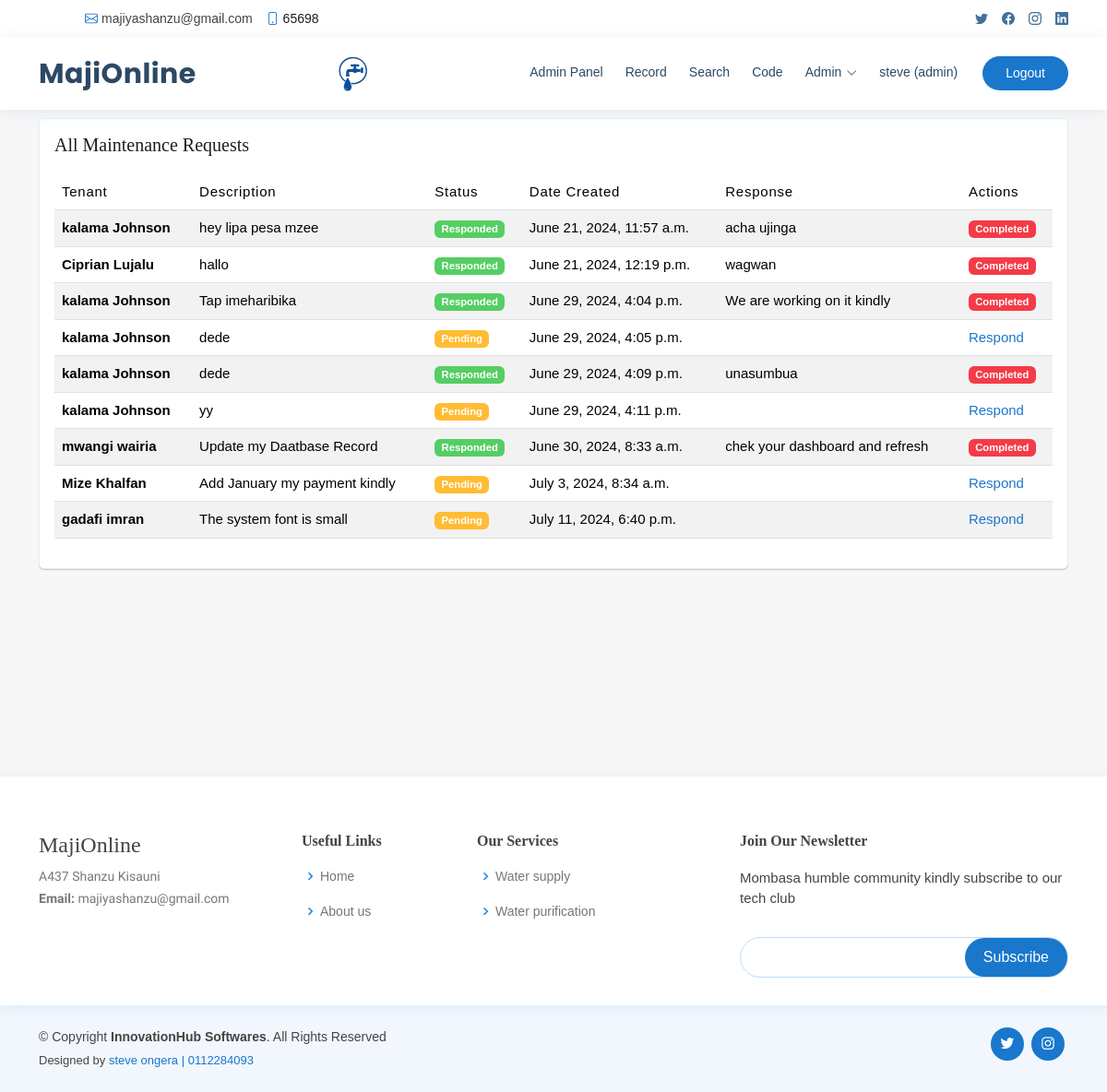
The page /maintenance/requests/ (signed in) on the database its author committed.
### Record/models.py (models this page shows, shortened)
class Profile(models.Model):
    USER_TYPE_CHOICES = [
        ('guest', 'Guest'),
        ('admin', 'Admin'),
        ('developer', 'Developer'),
    ]
    user = models.OneToOneField(User, on_delete=models.CASCADE)
    user_type = models.CharField(max_length=20, choices=USER_TYPE_CHOICES)

class MaintenanceRequest(models.Model):
    tenant = models.ForeignKey(Tenant, on_delete=models.CASCADE)
    description = models.TextField()
    status = models.CharField(max_length=20, choices=[
        ('pending', 'Pending'),
        ('in_progress', 'In Progress'),
        ('completed', 'Completed'),
    ], default='pending')
    date_created = models.DateTimeField(auto_now_add=True)
    date_completed = models.DateTimeField(null=True, blank=True)
    response = models.TextField(blank=True)

class Tenant(models.Model):
    user_name = models.CharField(max_length=100)
    identification_number = models.CharField(max_length=20, unique=True)
    first_name = models.CharField(max_length=100)
    last_name = models.CharField(max_length=100)
    email = models.EmailField()
    phone = models.CharField(max_length=20)
    address = models.TextField()
    avatar = models.ImageField(upload_to='media', default='media/avatar.svg')
    house = models.ForeignKey(House,  on_delete=models.CASCADE)
    tap_no = models.CharField(max_length=100 , null=True, blank=True)

### Record/views.py (the view)
# urls.py: path('maintenance/requests/', views.maintenance_request_list, name='maintenance_request_list'),
def maintenance_request_list(request):
    if request.user.profile.user_type == 'admin':
        requests = MaintenanceRequest.objects.all()
    else:
       current_tenant = Tenant.objects.get(user_name=request.user.username)
       requests = MaintenanceRequest.objects.filter(tenant=current_tenant)
    context = {
        'requests': requests,
    }
    return render(request, 'maintenance_request_list.html', context)

### templates/maintenance_request_list.html (shortened to what this page needs)
{% extends 'base.html' %}
{% load static %}
{% block content %}
<link href="{% static 'assets/css/style2.css'%}" rel="stylesheet">
{% if request.user.is_authenticated %}
{% with profile=request.user.profile %}
{% if profile.user_type == 'admin' %}
</head>
<br>
<br>
<br>
<main id="main" class="main">
<section class="section">
    <div class="container">
        <div class="row">
                <div class="col-lg-12">
                    <div class="card">
                        <div class="card-body">
                        <h5 class="card-title">All Maintenance Requests</h5>
                        <div class="table-responsive">
                            <table class="table table-striped">
                                <thead>
                                <tr>
                                    <th>Tenant</th>
                                        <th scope="col" >Description</th>
                                        <th scope="col" >Status</th>
                                        <th scope="col">Date Created</th>
                                        <th scope="col">Response </th>
                                        <th scope="col">Actions</th>
                                </tr>
                                </thead>
                                <tbody>
                                    {% for request in requests %}
                                <tr>
                                    <th scope="row">{{ request.tenant.first_name }} {{ request.tenant.last_name }}</th>
                                    <td>{{ request.description }}</td>
                                    <td>{% if request.status == 'responded' %}
                                        <span class="badge bg-success">Responded</span>
                                        {% else %}
                                        <span class="badge bg-warning">Pending</span>
                                        {% endif %}
                                    </td>
                                    <td>{{ request.date_created }}</td>
                                    <td>{{ request.response }} </td>
                                            <td> {% if request.status != 'responded' %}
                                                <a href="{% url 'respond_to_request' request.id %}">Respond</a>
                                                {% else %}
                                                <span class="badge bg-primary">Completed</span>
                                                {% endif %}
                                            </td>
                                </tr>
                                {% endfor %}
                                </tbody>
                            </table>
                        </div>
                        </div>
                    </div>
                </div>
        </div>
        </div>
</section>
</main>
{% endif %}
{% endwith %}
{% endif %}
{% endblock %}

### templates/navbar.html (shortened to what this page needs)
{% load static %}
<div id="topbar" class="d-flex align-items-center fixed-top">
    <div class="container d-flex justify-content-between">
      <div class="contact-info d-flex align-items-center">
        <i class="bi bi-envelope"></i> <a href="mailto:majiyashanzu@gmail.com">majiyashanzu@gmail.com</a>
        <i class="bi bi-phone"></i> 65698
      </div>
      <div class="d-none d-lg-flex social-links align-items-center">
        <a href="#" class="twitter"><i class="bi bi-twitter"></i></a>
        <a href="#" class="facebook"><i class="bi bi-facebook"></i></a>
        <a href="#" class="instagram"><i class="bi bi-instagram"></i></a>
        <a href="#" class="linkedin"><i class="bi bi-linkedin"></i></i></a>
      </div>
    </div>
  </div>
  <header id="header" class="fixed-top">
    <div class="container d-flex align-items-center">
      <h1 class="logo me-auto"><a href="{% url 'home'%}">MajiOnline</a></h1>
      <a href="{% url 'home'%}" class="logo me-auto"><img src="{% static 'assets/img/logotap.png'%}" alt="xx" class="img-fluid"></a>
      <nav id="navbar" class="navbar order-last order-lg-0">
        <ul>
          {% if request.user.is_authenticated %}
          {% with profile=request.user.profile %}
          {% if profile.user_type == 'guest' %}
            <li><a class="nav-link scrollto" href="{% url 'dashboard' %}">Dashboard</a></li>
            <li><a class="nav-link scrollto" href="{% url 'maintenance_request_list' %}">Reports</a></li>
            {% elif profile.user_type == 'admin' %}
            <li><a class="nav-link scrollto" href="{% url 'admin_dashboard' %}">Admin Panel</a></li>
            <li> <a class="nav-link scrollto" href="{% url 'payment_status'%}"> Record </a> </li>
            <li> <a class="nav-link scrollto" href="{% url 'search_tenant'%}"> Search  </a> </li>
            <li> <a class="nav-link scrollto" href="{% url 'search_payment'%}"> Code  </a> </li>
            {% elif profile.user_type == 'developer' %}
            <li><a class="nav-link scrollto" href="{% url 'admin_dashboard' %}">Admin Panel</a></li>
            <li> <a class="nav-link scrollto" href="{% url 'payment_status'%}"> Record </a> </li>
            <li> <a class="nav-link scrollto" href="{% url 'search_tenant'%}"> Search  </a> </li>
            {% endif %}
            {% endwith %}
            {% endif %}
            {% if request.user.is_authenticated %}
            {% with profile=request.user.profile %}
            {% if profile.user_type == 'admin' %}
            <li class="dropdown"><a href="#"><span>Admin</span> <i class="bi bi-chevron-down"></i></a>
            </li>
            {% elif profile.user_type == 'guest' %}
            <li class="dropdown"><a href="#"><span>Tenant</span> <i class="bi bi-chevron-down"></i></a>
            </li>
            {% endif %}
            {% endwith %}
            {% endif %}
            {% if user.is_authenticated %}
          <li><a class="nav-link scrollto" href="#">{{ user.username }} ({{ user.profile.user_type }})</a></li>
                {% else %}
                    <li><a  class="getstarted scrollto" href="{% url 'login' %}">Login</a></li>
            {% endif %}
          </ul>
      </nav>
      {% if user.is_authenticated %}
      <a href="{% url 'logout'%}" class="appointment-btn scrollto">Logout</a>
      {% else %}
      <a href="{% url 'register'%}" class="appointment-btn scrollto"><span class="d-none d-md-inline"></span>Register</a>
      {% endif %}
    </div>
  </header>

### static/assets/css/style.css (style rules this page uses)
body { font-family: "Open Sans", sans-serif; color: #444444; }
a { color: #1977cc; text-decoration: none; }
h1, h2, h3, h4, h5, h6 { font-family: "Raleway", sans-serif; }
#topbar { background: #fff; height: 40px; font-size: 14px; transition: all 0.5s; z-index: 996; }
#topbar .contact-info a { line-height: 1; color: #444444; transition: 0.3s; }
#topbar .contact-info i { color: #1977cc; padding-right: 4px; margin-left: 15px; line-height: 0; }
#topbar .contact-info i:first-child { margin-left: 0; }
#topbar .social-links a { color: #437099; padding-left: 15px; display: inline-block; line-height: 1px; transition: 0.3s; }
#topbar .social-links a:first-child { border-left: 0; }
#header { background: #fff; transition: all 0.5s; z-index: 997; padding: 15px 0; top: 40px; box-shadow: 0px 2px 15px rgba(25, 119, 204, 0.1); }
#header .logo { font-size: 30px; margin: 0; padding: 0; line-height: 1; font-weight: 700; letter-spacing: 0.5px; font-family: "Poppins", sans-serif; }
#header .logo a { color: #2c4964; }
#header .logo img { max-height: 40px; }
.appointment-btn { margin-left: 25px; background: #1977cc; color: #fff; border-radius: 50px; padding: 8px 25px; white-space: nowrap; transition: 0.3s; font-size: 14px; display: inline-block; }
.navbar { padding: 0; }
.navbar ul { margin: 0; padding: 0; display: flex; list-style: none; align-items: center; }
.navbar li { position: relative; }
.navbar>ul>li { position: relative; white-space: nowrap; padding: 8px 0 8px 20px; }
.navbar a, .navbar a:focus { display: flex; align-items: center; justify-content: space-between; font-size: 14px; color: #2c4964; white-space: nowrap; transition: 0.3s; border-bottom: 2px solid #fff; padding: 5px 2px; }
.navbar a i, .navbar a:focus i { font-size: 12px; line-height: 0; margin-left: 5px; }
section { padding: 60px 0; overflow: hidden; }

### rows shown on the page
MaintenanceRequest: tenant.first_name "kalama", tenant.last_name "Johnson", description "hey lipa pesa mzee", status "Responded", date_created "June 21, 2024, 11:57 a.m.", response "acha ujinga"
MaintenanceRequest: tenant.first_name "Ciprian", tenant.last_name "Lujalu", description "hallo", status "Responded", date_created "June 21, 2024, 12:19 p.m.", response "wagwan"
MaintenanceRequest: tenant.first_name "kalama", tenant.last_name "Johnson", description "Tap imeharibika", status "Responded", date_created "June 29, 2024, 4:04 p.m.", response "We are working on it kindly"
MaintenanceRequest: tenant.first_name "kalama", tenant.last_name "Johnson", description "dede", status "Pending", date_created "June 29, 2024, 4:05 p.m."
MaintenanceRequest: tenant.first_name "kalama", tenant.last_name "Johnson", description "dede", status "Responded", date_created "June 29, 2024, 4:09 p.m.", response "unasumbua"
MaintenanceRequest: tenant.first_name "kalama", tenant.last_name "Johnson", description "yy", status "Pending", date_created "June 29, 2024, 4:11 p.m."
MaintenanceRequest: tenant.first_name "mwangi", tenant.last_name "wairia", description "Update my Daatbase Record", status "Responded", date_created "June 30, 2024, 8:33 a.m.", response "chek your dashboard and refresh"
MaintenanceRequest: tenant.first_name "Mize", tenant.last_name "Khalfan", description "Add January my payment kindly", status "Pending", date_created "July 3, 2024, 8:34 a.m."
MaintenanceRequest: tenant.first_name "gadafi", tenant.last_name "imran", description "The system font is small", status "Pending", date_created "July 11, 2024, 6:40 p.m."

### other values the page prints
{{ user.username }} "steve"
{{ user.profile.user_type }} "admin"
